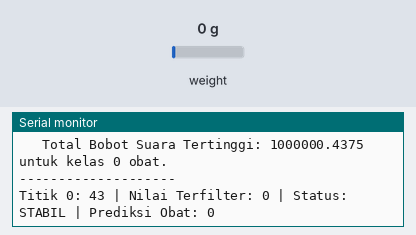
Simulated run of this sketch. Board: Arduino Uno, built with avr-gcc and run on an emulated ATmega328P. Shown: the last lines printed to the serial monitor. The inputs (shaded band) are chosen by the test bench; at power-on: weight on the scale 0 g.

Above: at 4.2 s.
4.3 s: weight on the scale set to 100 g
At 4.54 s:
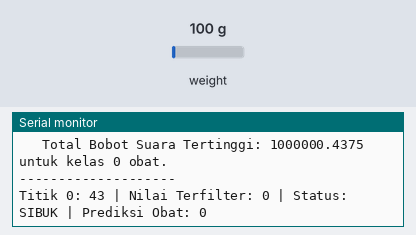
6.1 s: weight on the scale set to 1250 g
At 6.36 s:
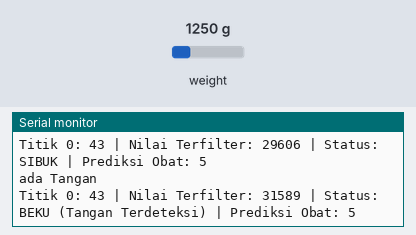
Timing chart, 0 to 9.1 s (numbered marks = the images above; inputs shaded):
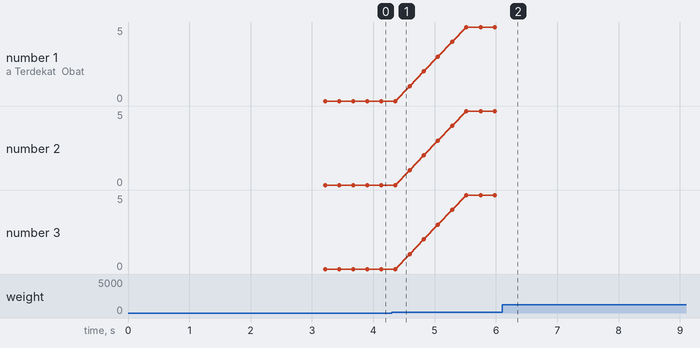

Measured:
- after the input at 4.3 s, the serial monitor: prints a new line after 0.08 s (image 1)
- plotted number 1: 0 → 5 after the input at 4.3 s
- plotted number 2: 0 → 5 after the input at 4.3 s
- plotted number 3: 0 → 5 after the input at 4.3 s

The sketch:

Sistem_KNN_Robust_Final.ino
```cpp
#include "HX711.h"

HX711 scale;

// --- [KONFIGURASI] ---
const int K_VALUE = 17;

// --- Kelas & Struktur Data ---
class EMAFilter {
private:
  float alpha, last_ema;
  bool has_run;
public:
  EMAFilter(float a)
    : alpha(a), last_ema(0.0f), has_run(false) {}
  float filter(float val) {
    if (!has_run) {
      last_ema = val;
      has_run = true;
    }
    last_ema = (alpha * val) + ((1.0 - alpha) * last_ema);
    return last_ema;
  }
};

const int SAMPEL_PER_KELAS = 11;
const int JUMLAH_KELAS = 26;
struct KNNDataPoint {
  int jumlah_obat;
  long nilai_mentah[SAMPEL_PER_KELAS];
};

// --- Parameter & Variabel Sistem ---
EMAFilter raw_filter(0.16);
const KNNDataPoint knn_dataset_original[JUMLAH_KELAS] = {
  { 0, { 294061, 294139, 294218, 294298, 294377, 295457, 295460, 295474, 295483, 295492, 295500 } },
  { 1, { 299808, 299853, 299899, 299948, 299995, 300043, 300088, 300137, 300185, 300232, 300280 } },
  { 2, { 306652, 306704, 306757, 306809, 306862, 306915, 306968, 307020, 307073, 307125, 307179 } },
  { 3, { 310399, 310455, 310512, 310568, 310625, 310682, 310738, 310795, 310851, 310908, 310965 } },
  { 4, { 315934, 315983, 316031, 316080, 316129, 316177, 316226, 316274, 316282, 316310, 316378 } },
  { 5, { 322100, 322197, 322267, 322337, 322408, 322478, 322548, 322619, 322689, 322759, 322830 } },
  { 6, { 327889, 327966, 328043, 328119, 328196, 328274, 328350, 328427, 328504, 328581, 328658 } },
  { 7, { 337284, 337339, 337394, 337449, 337504, 337559, 337614, 337669, 337724, 337779, 337835 } },
  { 8, { 337898, 337955, 338012, 338070, 338127, 338185, 338241, 338299, 338356, 338414, 338471 } },
  { 9, { 346171, 346230, 346289, 346348, 346408, 346465, 346525, 346585, 346645, 346704, 346764 } },
  { 10, { 354327, 354386, 354446, 354515, 354579, 354643, 354706, 354770, 354833, 354897, 354962 } },
  { 11, { 358070, 358122, 358175, 358227, 358280, 358333, 358385, 358438, 358490, 358543, 358596 } },
  { 12, { 365697, 365771, 365846, 365924, 365997, 366070, 366142, 366214, 366287, 366359, 366433 } },
  { 13, { 371240, 371280, 371321, 371363, 371405, 371446, 371488, 371529, 371571, 371612, 371654 } },
  { 14, { 376915, 376943, 376972, 377001, 377030, 377059, 377088, 377117, 377146, 377175, 377204 } },
  { 15, { 381553, 381617, 381682, 381747, 381812, 381877, 381941, 382006, 382070, 382135, 382200 } },
  { 16, { 387845, 387880, 387915, 387954, 387993, 388032, 388070, 388108, 388147, 388186, 388225 } },
  { 17, { 395278, 395304, 395330, 395357, 395385, 395412, 395439, 395466, 395493, 395520, 395547 } },
  { 18, { 399855, 399903, 399951, 399999, 400047, 400096, 400144, 400192, 400241, 400289, 400338 } },
  { 19, { 407690, 407740, 407791, 407842, 407892, 407941, 407991, 408040, 408089, 408138, 408188 } },
  { 20, { 414066, 414124, 414182, 414240, 414299, 414357, 414415, 414474, 414532, 414590, 414649 } },
  { 21, { 419250, 419319, 419388, 419458, 419527, 419597, 419666, 419736, 419805, 419875, 419944 } },
  { 22, { 423730, 423785, 423841, 423897, 423952, 424009, 424065, 424121, 424177, 424233, 424289 } },
  { 23, { 427506, 427544, 427582, 427620, 427658, 427697, 427735, 427773, 427811, 427849, 427887 } },
  { 24, { 431299, 431337, 431375, 431413, 431451, 431490, 431528, 431566, 431604, 431642, 431681 } },
  { 25, { 441118, 441159, 441202, 441240, 441277, 441314, 441351, 441388, 441425, 441462, 441500 } }
};
KNNDataPoint knn_dataset_adjusted[JUMLAH_KELAS];

// --- Variabel Logika ---
bool isSystemStable = true;
bool isFrozen = false;  // [BARU] Status untuk "Pembekuan Cerdas"
int last_stable_pill_count = 0;
unsigned long lastInteractionTime = 0;
float lastFilteredRawForStabilityCheck = 0.0;
float anchor_filtered_raw;
unsigned long last_drift_check_time = 0;

const unsigned long SETTLING_TIME_MS = 1000;
const float INTERACTION_THRESHOLD_RAW = 500;
const long HAND_INTERACTION_THRESHOLD_RAW = 110000;  // [BARU] Ambang batas untuk deteksi tangan
const unsigned long DRIFT_CHECK_INTERVAL_MS = 10000;
const long STABILITY_THRESHOLD_RAW = 3000;

// --- FUNGSI-FUNGSI LOGIKA ---

void adjustDatasetByOffset(long offset) {
  for (int i = 0; i < JUMLAH_KELAS; i++) {
    for (int j = 0; j < SAMPEL_PER_KELAS; j++) {
      knn_dataset_adjusted[i].nilai_mentah[j] += offset;
    }
  }
}

void adjustDatasetForDrift() {
  long original_zero_raw = knn_dataset_original[0].nilai_mentah[5];
  long current_zero_raw = scale.read_average(30);
  long drift_offset = current_zero_raw - original_zero_raw;

  Serial.print("Drift terdeteksi: ");
  Serial.println(drift_offset);

  for (int i = 0; i < JUMLAH_KELAS; i++) {
    knn_dataset_adjusted[i].jumlah_obat = knn_dataset_original[i].jumlah_obat;
    for (int j = 0; j < SAMPEL_PER_KELAS; j++) {
      knn_dataset_adjusted[i].nilai_mentah[j] = knn_dataset_original[i].nilai_mentah[j] + drift_offset;
    }
  }
  anchor_filtered_raw = raw_filter.filter(current_zero_raw);
}

void updateSystemStability(float current_filtered_raw) {
  float change = abs(scale.read() - lastFilteredRawForStabilityCheck);

  if (change > HAND_INTERACTION_THRESHOLD_RAW) {  // [BARU] Deteksi tangan masuk
    Serial.println("ada Tangan");
    isSystemStable = false;
    isFrozen = true;  // Aktifkan mode beku
    lastInteractionTime = millis();
  } else if (change > INTERACTION_THRESHOLD_RAW) {  // Interaksi normal
    isSystemStable = false;
    lastInteractionTime = millis();
  }

  if (!isSystemStable && (millis() - lastInteractionTime > SETTLING_TIME_MS)) {
    isSystemStable = true;
    isFrozen = false;  // Nonaktifkan mode beku setelah masa tenang
  }
  lastFilteredRawForStabilityCheck = current_filtered_raw;
}

void runStabilityGuardian(long current_stable_raw, int current_pill_count) {
  if (millis() - last_drift_check_time < DRIFT_CHECK_INTERVAL_MS) return;

  Serial.println("\n--- PENJAGA STABILITAS AKTIF ---");

  if (isSystemStable) {
    Serial.println("   --> Status: STABIL. Memeriksa drift...");

    long drift_diff = current_stable_raw - anchor_filtered_raw;

    Serial.print("   Titik Jangkar Lama : ");
    Serial.println(long(anchor_filtered_raw));
    Serial.print("   Titik Stabil Saat Ini: ");
    Serial.println(long(current_stable_raw));
    Serial.print("   Selisih Absolut    : ");
    Serial.println(abs(drift_diff));
    Serial.print("   Ambang Batas       : ");
    Serial.println(STABILITY_THRESHOLD_RAW);

    if (current_pill_count == 0) {  // [BARU] Logika Taring Aktif
      Serial.println(" Taring Aktif!");
      long old_zero_center = knn_dataset_adjusted[0].nilai_mentah[5];
      long refinement_offset = current_stable_raw - old_zero_center;
      if (abs(refinement_offset) > 0) {  // Hanya koreksi jika ada perubahan
        adjustDatasetByOffset(refinement_offset);
      }
    } else if (abs(drift_diff) < STABILITY_THRESHOLD_RAW) {  // Logika drift normal
      Serial.print("   --> KEPUTUSAN: Drift terdeteksi: ");
      Serial.println(drift_diff);
      adjustDatasetByOffset(drift_diff);
    } else {
      Serial.println("   --> KEPUTUSAN: Perubahan berat signifikan. Tidak ada koreksi.");
    }
    anchor_filtered_raw = current_stable_raw;
  } else {
    Serial.println("   --> Status: SIBUK. Melewatkan pengecekan drift.");
  }
  last_drift_check_time = millis();
  Serial.println("--------------------------------\n");
}

int classifyPillCount(float current_filtered_raw) {
  long nearest_distances[K_VALUE];
  int nearest_classes[K_VALUE];

  for (int i = 0; i < K_VALUE; i++) nearest_distances[i] = LONG_MAX;

  for (int i = 0; i < JUMLAH_KELAS; i++) {
    for (int j = 0; j < SAMPEL_PER_KELAS; j++) {
      long distance = abs(long(current_filtered_raw) - knn_dataset_adjusted[i].nilai_mentah[j]);
      for (int k = 0; k < K_VALUE; k++) {
        if (distance < nearest_distances[k]) {
          for (int m = K_VALUE - 1; m > k; m--) {
            nearest_distances[m] = nearest_distances[m - 1];
            nearest_classes[m] = nearest_classes[m - 1];
          }
          nearest_distances[k] = distance;
          nearest_classes[k] = knn_dataset_adjusted[i].jumlah_obat;
          break;
        }
      }
    }
  }

  float weighted_votes[JUMLAH_KELAS] = { 0.0f };
  for (int i = 0; i < K_VALUE; i++) {
    float weight = 1.0 / (nearest_distances[i] + 1e-6);
    weighted_votes[nearest_classes[i]] += weight;
  }

  float max_weight = -1.0f;
  int result = 0;
  for (int i = 0; i < JUMLAH_KELAS; i++) {
    if (weighted_votes[i] > max_weight) {
      max_weight = weighted_votes[i];
      result = i;
    }
  }

  // [DIAGNOSTIK] Tampilkan detail pemungutan suara
  Serial.println("\n--- Analisis KNN ---");
  Serial.print("   Tetangga Terdekat (Obat): { ");
  for (int i = 0; i < K_VALUE; i++) {
    Serial.print(nearest_classes[i]);
    if (i < K_VALUE - 1) Serial.print(", ");
  }
  Serial.println(" }");
  Serial.print("   Total Bobot Suara Tertinggi: ");
  Serial.print(max_weight, 4);
  Serial.print(" untuk kelas ");
  Serial.print(result);
  Serial.println(" obat.");
  Serial.println("--------------------");

  return result;
}

void printDiagnostics(float current_filtered_raw, int pill_count) {
  Serial.print("Titik 0: ");
  Serial.print(knn_dataset_adjusted[0].nilai_mentah[10]);
  Serial.print(" | Nilai Terfilter: ");
  Serial.print(long(current_filtered_raw));

  // [BARU] Tampilan status yang lebih deskriptif
  Serial.print(" | Status: ");
  if (isFrozen) {
    Serial.print("BEKU (Tangan Terdeteksi)");
  } else {
    Serial.print(isSystemStable ? "STABIL" : "SIBUK");
  }

  Serial.print(" | Prediksi Obat: ");
  Serial.println(pill_count);
}

// --- FUNGSI UTAMA ---

void setup() {
  Serial.begin(115200);
  Serial.println("Inisialisasi Sistem KNN Robust Final...");
  scale.begin(13, 14);
  adjustDatasetForDrift();
  lastFilteredRawForStabilityCheck = anchor_filtered_raw;
  last_drift_check_time = millis();
  Serial.println("Sistem siap.");
}

void loop() {

  float filtered_raw = raw_filter.filter(scale.read());  // Konsisten menggunakan read_average
  updateSystemStability(filtered_raw);

  int current_pill_prediction;


  if (isFrozen) {
    current_pill_prediction = last_stable_pill_count;  // [BARU] Gunakan nilai beku
  } else {
    current_pill_prediction = classifyPillCount(filtered_raw);
    last_stable_pill_count = current_pill_prediction;  // Perbarui nilai stabil terakhir
  }

  runStabilityGuardian(filtered_raw, current_pill_prediction);

  printDiagnostics(filtered_raw, current_pill_prediction);


  delay(1);
}
```
